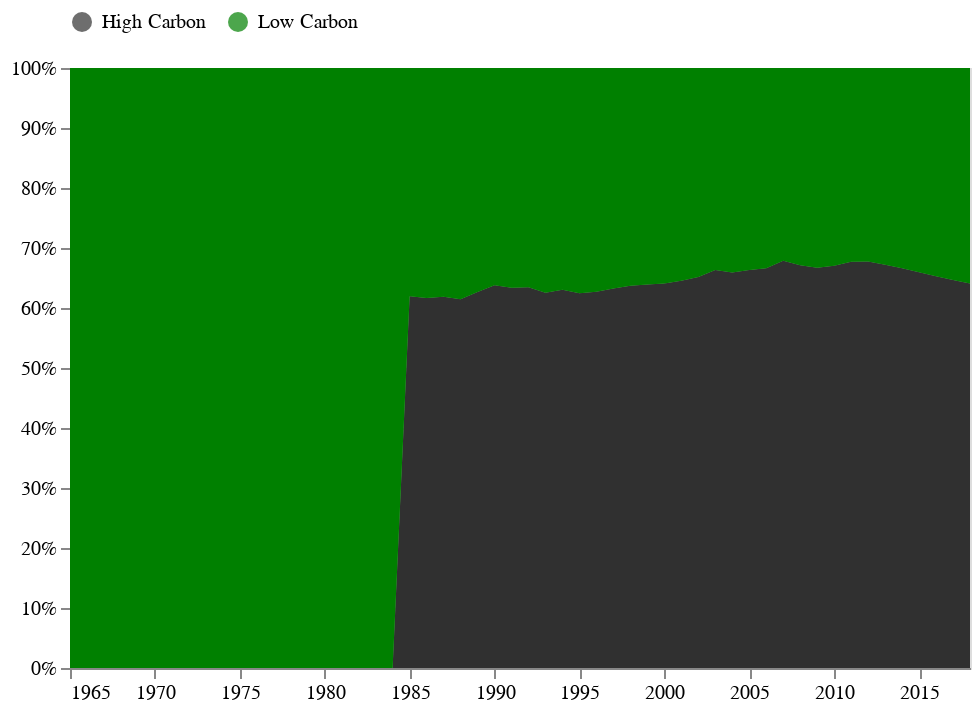

This figure's notebook cell:
### Code cell
clr = alt.Color(
        'SourceType:N', 
        scale=alt.Scale(range=['#303030','green']),
        legend=alt.Legend(
            direction='horizontal',
            orient='top'),
            title=None)

brush = alt.selection_interval(encodings=['x'], empty='all')

background = area_chart.add_selection(brush)

selected = area_chart.transform_filter(brush).mark_area(
    opacity=1
).encode(
    y=alt.Y(
        'sum(TWh):Q',
        stack='normalize'),
    color=alt.Color(
        'SourceType:N', 
        scale=alt.Scale(range=['#303030','green']))
)

background + selected

### Figure 1 — Vega-Lite specification as saved in the notebook (floating-point values rounded to 4 significant figures; data arrays with more than 128 entries replaced by an {"elided": "..."} marker saying what was removed)
{"config": {"view": {"continuousWidth": 400, "continuousHeight": 300}}, "layer": [{"mark": {"type": "area", "color": "grey", "opacity": 0.7}, "encoding": {"color": {"field": "SourceType", "legend": {"direction": "horizontal", "orient": "top"}, "scale": {"range": ["#303030", "green"]}, "title": null, "type": "nominal"}, "order": {"field": "SourceType", "sort": "ascending", "type": "nominal"}, "x": {"field": "Year", "title": null, "type": "temporal"}, "y": {"aggregate": "sum", "axis": {"format": "%"}, "field": "TWh", "stack": "normalize", "title": null, "type": "quantitative"}}, "height": 300, "selection": {"selector054": {"type": "interval", "encodings": ["x"], "empty": "all"}}, "width": 450}, {"mark": {"type": "area", "opacity": 1}, "encoding": {"color": {"field": "SourceType", "scale": {"range": ["#303030", "green"]}, "type": "nominal"}, "order": {"field": "SourceType", "sort": "ascending", "type": "nominal"}, "x": {"field": "Year", "title": null, "type": "temporal"}, "y": {"aggregate": "sum", "field": "TWh", "stack": "normalize", "type": "quantitative"}}, "height": 300, "transform": [{"filter": {"selection": "selector054"}}], "width": 450}], "data": {"name": "data-d91ec2764f9c7260fabae39657d65962"}, "$schema": "https://vega.github.io/schema/vega-lite/v4.17.0.json", "datasets": {"data-d91ec2764f9c7260fabae39657d65962": {"elided": "2916 records"}}}
